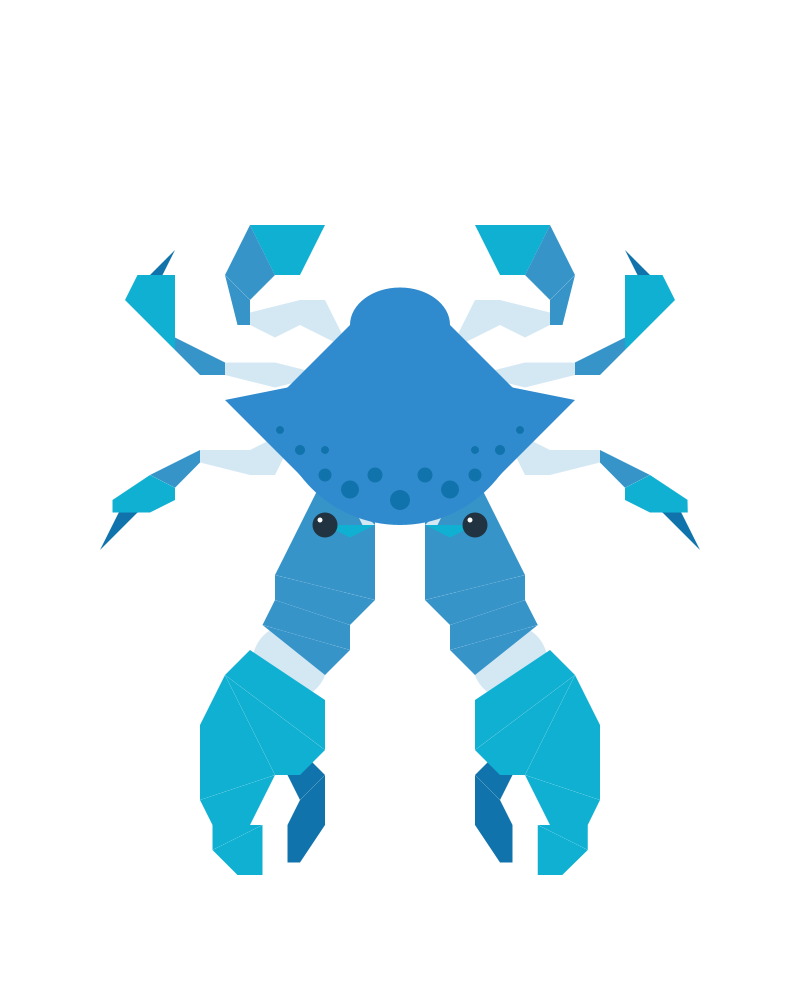
Frame 1 (no input)
Frame 60 (the mouse pressed at the canvas centre just before this capture): identical to frame 1, image omitted
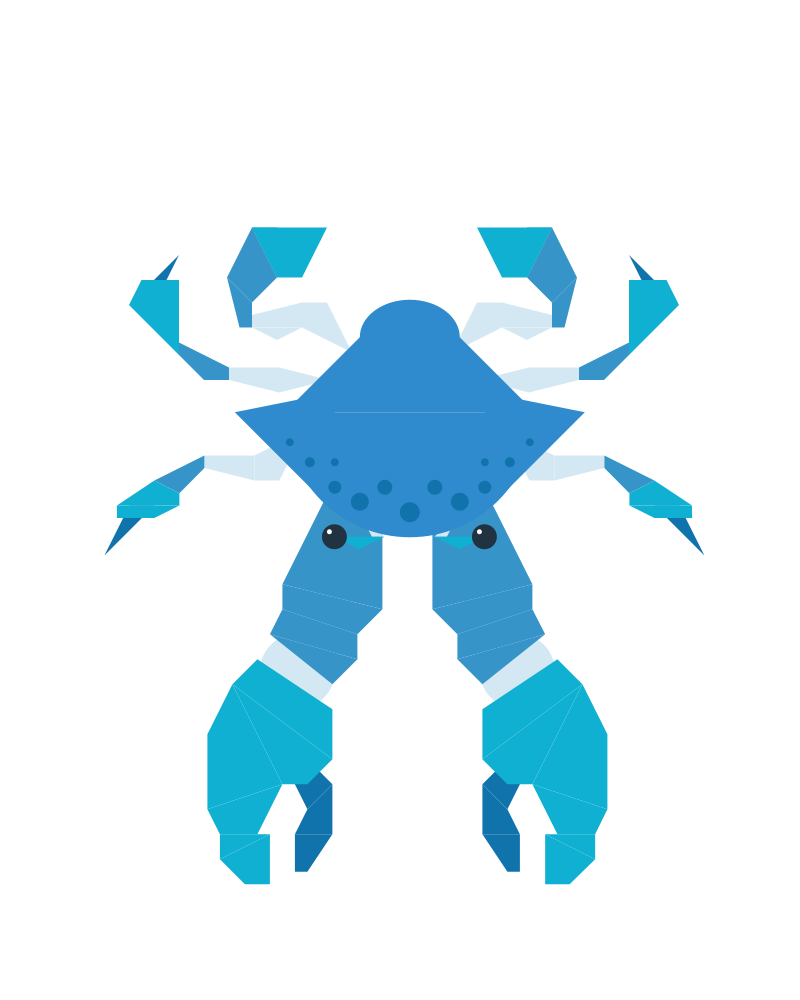
Frame 120 (the mouse held since frame 60 and released just before this capture)

The Processing sketch that drew these frames (run headless with seeded random() and noise(); from frame 60 on, the mouse is pressed at the canvas centre):

// Processing sketch: processing_85396
// ── processing_85396.pde

void setup() {

  size(800,1000);
}

  void backRightLeg() {
    
    //back right leg
    noStroke();
    //segment
      fill( 212, 232, 244);
      quad( 500, 325, 500, 300, 475, 300, 450, 350);
      triangle( 500, 325, 550, 325, 525, 337.5);
      quad( 500, 300, 500, 325, 550, 325, 550, 312.5);
    //segment
      fill( 54, 148, 201);
      quad( 550, 300, 575, 275, 562.5, 325, 550, 325);
      quad( 550, 225, 575, 275, 550, 300, 525, 275);
      triangle( 525, 225, 550, 225, 525, 275);
    //segment
      fill( 16, 176, 210);
      quad( 475, 225, 550, 225, 525, 275, 500, 275);
  }
  
  
  void backLeftLeg(){
    //back left leg
    noStroke();
    //segment
      fill( 212, 232, 244);
      quad( 300, 325, 300, 300, 325, 300, 350, 350);
      triangle( 300, 325, 250, 325, 275, 337.5);
      quad( 300, 300, 300, 325, 250, 325, 250, 312.5);
    //segment
      fill( 54, 148, 201);
      quad( 250, 300, 225, 275, 237.5, 325, 250, 325);
      quad( 250, 225, 225, 275, 250, 300, 275, 275);
      triangle( 275, 225, 250, 225, 275, 275);
    //segment
      fill( 16, 176, 210);
      quad( 325, 225, 250, 225, 275, 275, 300, 275);
  }
  
  
  void middleRightLeg(){
  //middle right leg
    fill( 212, 232, 244);
    triangle( 475, 375, 525, 362.5, 525, 387.5);
    quad( 525, 362.5, 525, 387.5, 575, 375, 575, 362.5);
    ellipse( 575, 368.75, 8, 8);
  //segment
    fill( 54, 148, 201);
    quad( 575, 362.5, 575, 375, 600, 375, 600, 350);
    quad( 600, 350, 600, 375, 625, 350, 625, 337.5);
    ellipse( 625, 343.75, 8, 8);
  //toe
    fill(17,115,171);
    //translate(mouseX- 400, mouseY - 400);
    triangle( 625, 250, 650, 275, 650, 300);
  //segment
    fill( 16, 176, 210);
    quad( 625, 275, 625, 350, 675, 300, 662.5, 275);
  }
  
  
  void middleLeftLeg(){
  //middle left leg
    fill( 212, 232, 244);
    triangle( 325, 375, 275, 362.5, 275, 387.5);
    quad( 275, 362.5, 275, 387.5, 225, 375, 225, 362.5);
    ellipse( 225, 368.75, 8, 8);
  //segment
    fill( 54, 148, 201);
    quad( 225, 362.5, 225, 375, 200, 375, 200, 350);
    quad( 200, 350, 200, 375, 175, 350, 175, 337.5);
    ellipse( 175, 343.75, 8, 8);
  //toe
    fill(17,115,171);
    //translate(mouseX-400, mouseY-400);
    triangle( 175, 250, 150, 275, 150, 300);
  //segment
    fill( 16, 176, 210);
    quad( 175, 275, 175, 350, 125, 300, 137.5, 275);
  }
  
  
  void frontRightLeg(){
  //front right leg
    fill( 212, 232, 244);
    quad( 500, 425, 525, 475, 550, 475, 550, 450);
    quad( 550, 450, 550, 475, 600, 462.5, 600, 450);
  //joint
    fill( 54, 148, 201);
    quad( 600, 450, 600, 462.5, 625, 487.75, 650, 475);
    arc( 637.75, 481.25, 25, 25, PI+HALF_PI+QUARTER_PI, HALF_PI+QUARTER_PI);
  //toe
    fill(17,115,171);
    triangle( 650, 500, 675, 500, 700, 550);
  //joint
    fill( 16, 176, 210);
    quad( 625, 487.75, 625, 500, 687.75, 500, 650, 475);
    quad( 625, 500, 650, 512.5, 687.75, 512.5, 687.5, 500);
  }
  
  
  void frontLeftLeg(){
  //front left leg
    fill( 212, 232, 244);
    quad( 300, 425, 275, 475, 250, 475, 250, 450);
    quad( 250, 450, 250, 475, 200, 462.5, 200, 450);
  //joint
    fill( 54, 148, 201);
    quad( 200, 450, 200, 462.5, 175, 487.75, 150, 475);
    arc( 162.5, 481.25, 25, 25, PI+HALF_PI+QUARTER_PI, HALF_PI+QUARTER_PI);
  //toe
    fill(17,115,171);
    triangle( 150, 500, 125, 500, 100, 550);
  //joint
    fill( 16, 176, 210);
    quad( 175, 487.75, 175, 500, 112.5, 500, 150, 475);
    quad( 175, 500, 150, 512.5, 112.5, 512.5, 112.5, 500);
  }
  
  
  void rightClaw(){
  //right claw
  //tissue
    fill( 212, 232, 244);
    ellipse( 487.75, 612.5, 75, 75);
    ellipse( 510, 662, 75, 75);
  //base
    fill( 54, 148, 201);
    quad( 425, 500, 475, 475, 525, 575, 425, 600);
    quad( 425, 600, 525, 575, 525, 600, 450, 625);
  //joint
    quad( 450, 625, 525, 600, 537.75, 625, 450, 650);
    triangle( 450, 650, 537.75, 625, 475, 675);
  //bottom clamp
    fill(17,115,171);
    quad( 500, 750, 525, 750, 500, 800, 475, 775);
    quad( 475, 775, 500, 800, 512.5, 825, 475, 825);
    quad( 475, 825, 512.5, 825, 512.5, 862.5, 500, 862.5);
  //joint
    fill( 16, 176, 210);
    quad( 475, 700, 550, 650, 575, 675, 475, 750);
    quad( 475, 750, 575, 675, 525, 775, 500, 775);
    quad( 525, 775, 575, 675, 600, 725, 600, 800);
    quad( 525, 775, 600, 800, 587.75, 825, 550, 825);
    triangle( 537.75, 825, 587.75, 825, 587.75, 850);
    quad( 537.75, 825, 587.75, 850, 562.25, 875, 537.75, 875);
  }
  
  
  void leftClaw(){
  //left claw
  //tissue
    fill( 212, 232, 244);
    ellipse( 312.5, 612.5, 75, 75);
    ellipse( 290, 662, 75, 75);
  //base
    fill( 54, 148, 201);
    quad( 375, 500, 325, 475, 275, 575, 375, 600);
    quad( 375, 600, 275, 575, 275, 600, 350, 625);
  //joint
    quad( 350, 625, 275, 600, 262.5, 625, 350, 650);
    triangle( 350, 650, 262.5, 625, 325, 675);
  //bottom clamp
    fill(17,115,171);
    quad( 300, 750, 275, 750, 300, 800, 325, 775);
    quad( 325, 775, 300, 800, 287.5, 825, 325, 825);
    quad( 325, 825, 287.5, 825, 287.5, 862.5, 300, 862.5);
  //joint
    fill( 16, 176, 210);
    quad( 325, 700, 250, 650, 225, 675, 325, 750);
    quad( 325, 750, 225, 675, 275, 775, 300, 775);
    quad( 275, 775, 225, 675, 200, 725, 200, 800);
    quad( 275, 775, 200, 800, 212.5, 825, 250, 825);
    triangle( 262.5, 825, 212.5, 825, 212.5, 850);
    quad( 262.5, 825, 212.5, 850, 237.5, 875, 262.5, 875);
  }
  
  
  void rightEye(){
  //right eye
    fill( 212, 232, 244);
    triangle( 425, 525, 450, 500, 437.5, 525);
    fill( 16, 176, 210);
    triangle( 425, 525, 475, 525, 450, 537.5);
    fill( 33, 51, 64);
    ellipse( 475, 525, 25, 25);
    fill( 255, 255, 255);
    ellipse( 470, 520, 5, 5);
  }
  
  
  void leftEye(){
  //left eye
    //translate(mouseX, mouseY);
    fill( 212, 232, 244);
    triangle( 375, 525, 350, 500, 362.5, 525);
    fill( 16, 176, 210);
    triangle( 375, 525, 325, 525, 350, 537.5);
    fill( 33, 51, 64);
    ellipse( 325, 525, 25, 25);
    fill( 255, 255, 255);
    ellipse( 320, 520, 5, 5);
  }
  
  
  void torso(){
  //torso
    noStroke();
    fill( 48, 139, 206);
    arc( 400, 400, 250, 250, 0, PI);
    triangle( 475, 380, 575, 400, 475, 500);
    triangle( 325, 380, 225, 400, 325, 500);
    ellipse( 400, 325, 100, 75);
    quad( 525, 400, 275, 400, 350, 325, 450, 325);
  //spots
    noStroke();
    fill(17,115,171);
    ellipse( 400, 500, 20, 20);
    ellipse( 425, 475, 15, 15);
    ellipse( 375, 475, 15, 15);
    ellipse( 450, 489.5, 18, 18);
    ellipse( 350, 489.5, 18, 18);
    ellipse( 475, 475, 13, 13);
    ellipse( 325, 475, 13, 13);
    ellipse( 475, 450, 8, 8);
    ellipse( 325, 450, 8, 8);
    ellipse( 500, 450, 10, 10);
    ellipse( 300, 450, 10, 10);
    ellipse( 520, 430, 8, 8);
    ellipse( 280, 430, 8, 8);
  }


void draw () {
  
  background(255);
  translate((mouseX*.005), (mouseY*.005));
  backRightLeg();
  backLeftLeg();
  translate((mouseX*.005), (mouseY*.005));
  middleRightLeg();
  middleLeftLeg();
  translate((mouseX*.001), (mouseY*.001));
  frontRightLeg();
  frontLeftLeg();
  translate((mouseX*.0075), (mouseY*.0075));
  rightClaw();
  leftClaw();
  translate((mouseX*.005), (mouseY*.005));
  rightEye();
  leftEye();
  translate((mouseX*.001), (mouseY*.001));
  torso();
  
}
